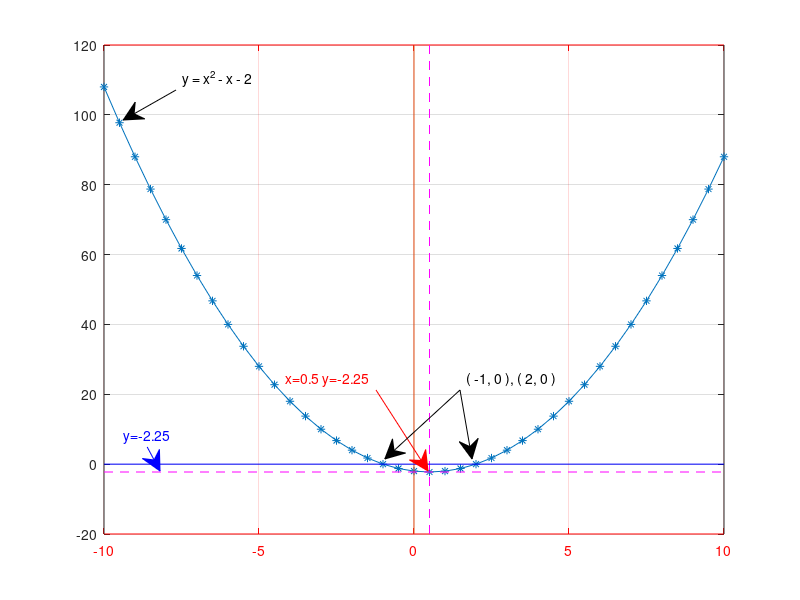

Recreate this plot in MATLAB.


%x_axis

x = [ -10: 0.5: 10 ];

y = x.^2 - x - 2;

plot( x, y, '-*' )
%axis off;
%axis tight;
%axis equal;

%axis([ -100, 100, -100, 100 ] )
set(gca, 'XColor', 'red');
grid;
hold on;

ylim = get(gca, 'Ylim')
%plot( [ 0, 0 ], ylim, 'm--' );
plot( [ 0, 0 ], ylim, '-' );

hold on;
ylim = get(gca, 'Ylim')
plot( [ 0.5, 0.5 ], ylim, 'm--' );
hold on;
xlim = get(gca, 'Xlim')
%plot( [ 0, 0 ], xlim, 'm--' );
plot( xlim, [ 0, 0 ], 'b-' );
hold on;
xlim = get(gca, 'Xlim')
plot( xlim, [ -2.25, -2.25 ], 'm--' );
hold on;
% annotation('arrow', [0.45, 0.538], [0.35, 0.2], 'LineStyle','-','color',[ 1 0 0 ]);
% text( 0.5, -3.5, ' (0.5, -2.25) ');
% hold on;
% dim = [.3 .68 .2 .2 ];
% annotation('rectangle', dim, 'Color', 'red');

x = [ 0.47, 0.535 ]
y = [ 0.35, 0.215 ];
annotation( 'textarrow', x, y, 'String', ' x=0.5 y=-2.25 ', 'Color', 'Red');

x = [ 0.184, 0.2 ]
y = [ 0.255, 0.215 ];
annotation( 'textarrow', x, y, 'String', ' y=-2.25 ', 'Color', 'Blue');

x = [ 0.22, 0.154 ]
y = [ 0.85, 0.80 ];
annotation( 'textarrow', x, y, 'String', ' y = x^2 - x - 2 ');

x = [ 0.575, 0.481 ]
y = [ 0.35, 0.235 ];
annotation( 'textarrow', x, y, 'String', ' ( -1, 0 ), ( 2, 0 ) ');
x = [ 0.575, 0.59 ]
y = [ 0.35, 0.235 ];
annotation( 'textarrow', x, y, 'String', '');
